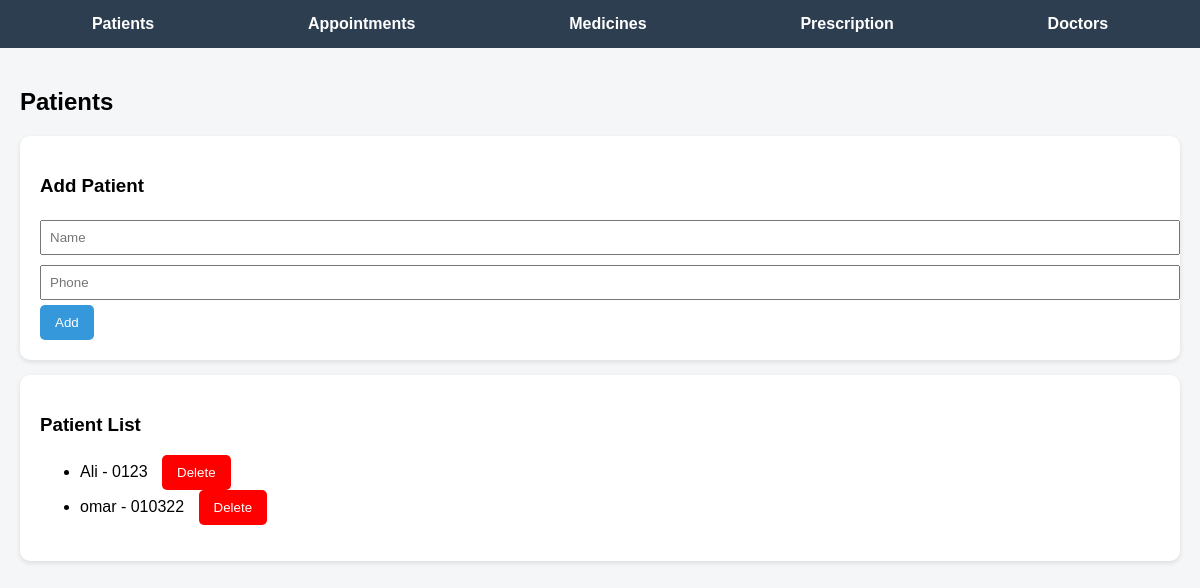
The app's page /patients/ with its own data.
### app/models.py (models this page shows, shortened)
class Patient(models.Model):
    name = models.CharField(max_length=100)
    phone = models.CharField(max_length=15)
    is_active = models.BooleanField(default=True)

### app/views.py (the view)
# urls.py: path("patients/", views.patients_view, name="patients"),
def patients_view(request):
    if request.method == "POST":
        name = request.POST.get("name")
        phone = request.POST.get("phone")
        Patient.objects.create(name=name, phone=phone)
        return redirect("patients")
    patients = Patient.objects.filter(is_active=True)
    return render(request, "app/patients.html", {"patients": patients})

### app/templates/app/patients.html (shortened to what this page needs)
{% extends 'app/base.html' %}
{% block content %}
<h2>Patients</h2>
<div class="card">
    <h3>Add Patient</h3>
    <form method="POST">
        <input type="text" name="name" placeholder="Name" required>
        <input type="text" name="phone" placeholder="Phone" required>
        <button type="submit">Add</button>
    </form>
</div>
<div class="card">
    <h3>Patient List</h3>
    <ul>
        {% for patient in patients %}
    <li>
        {{ patient.name }} - {{ patient.phone }}
        <a href="{% url 'delete_patient' patient.id %}">
            <button style="background:red; color:white; margin-left:10px;">
                Delete
            </button>
        </a>
    </li>
{% endfor %}
    </ul>
</div>
{% endblock %}

### app/templates/app/base.html (style rules this page uses)
body { font-family: Arial, sans-serif; margin: 0; background-color: #f4f6f8; }
.card { background: white; padding: 20px; margin: 15px 0; border-radius: 10px; box-shadow: 0 2px 5px rgba(0,0,0,0.1); }
button { padding: 10px 15px; background-color: #3498db; border: none; color: white; border-radius: 5px; cursor: pointer; }
input, select { padding: 8px; margin: 5px 0; width: 100%; }

### records on screen
Patient: name "Ali", phone "0123"
Patient: name "omar", phone "010322"
